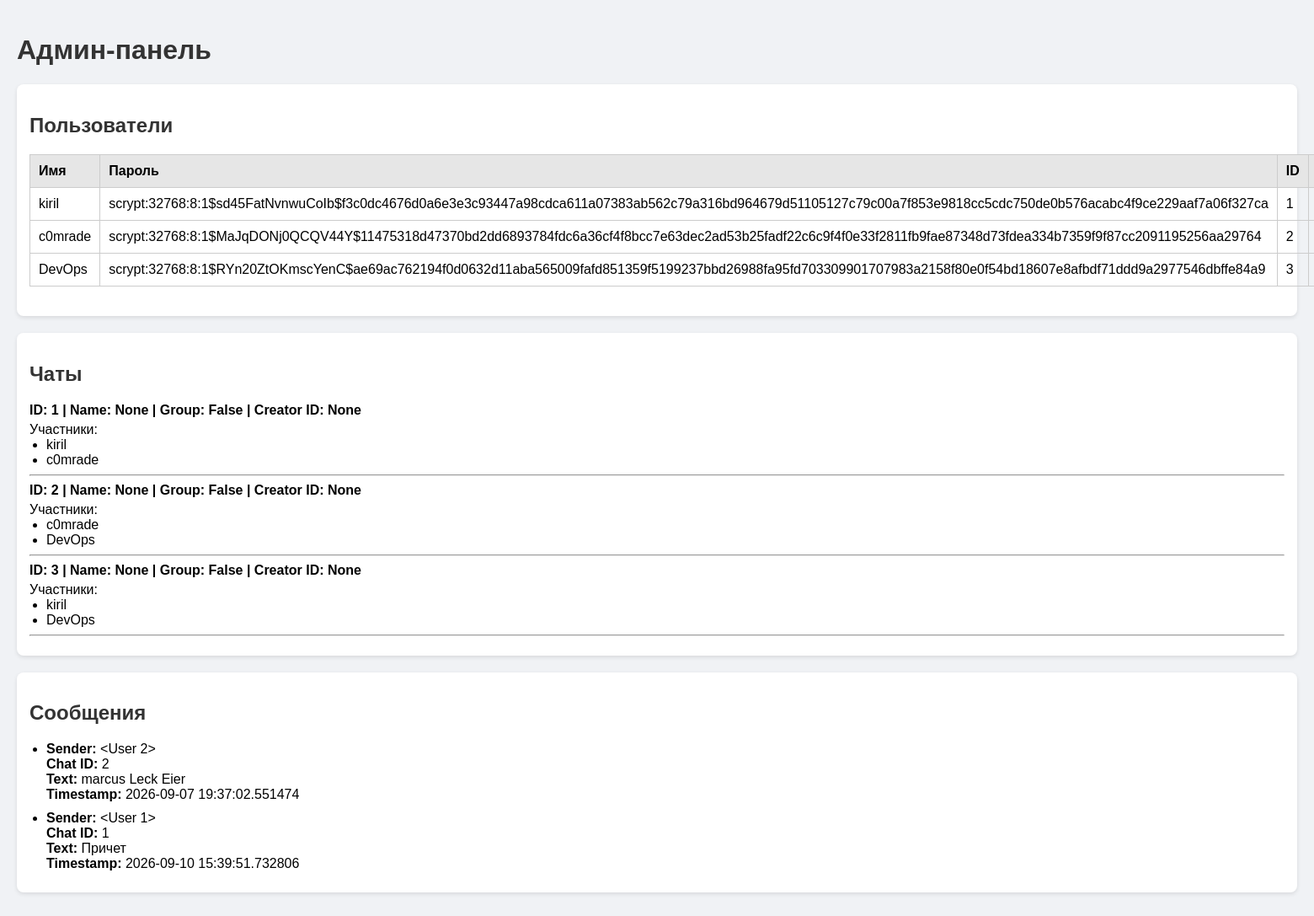
The page /admin on the database its author committed.
### backend/stuff/db.py (models this page shows, shortened)
class User(db.Model):
    __tablename__ = 'users'
    _id = db.Column(db.Integer, primary_key=True)
    name = db.Column(db.String(100), nullable=False, unique=True)  # можно 150, если нужно
    password = db.Column(db.String(512), nullable=False)
    messages = db.relationship('Message', back_populates='sender', lazy=True)
    isActive = db.Column(db.Boolean, default=False)

class Message(db.Model):
    __tablename__ = 'messages'
    _id = db.Column(db.Integer, primary_key=True)
    chat_id = db.Column(db.Integer, db.ForeignKey('chats._id'), nullable=False)
    sender_id = db.Column(db.Integer, db.ForeignKey('users._id'), nullable=False)
    text = db.Column(db.Text, nullable=False)  # Text вместо String
    timestamp = db.Column(db.DateTime, default=datetime.utcnow)
    sender = db.relationship('User', back_populates='messages')

### backend/stuff/routes.py (the view)
    @app.route('/admin')
    def admin():
        users_list = User.query.all()
        message_list = Message.query.all()
        chats_raw = Chat.query.all()
        chats = []
        for chat in chats_raw:
            participant_names = []
            for p in chat.participants:
                if p.user:
                    participant_names.append(p.user.name)
                else:
                    print(f"Warning: ChatParticipant {p._id} has no valid user")
            chats.append({
                "id": chat._id,
                "name": chat.name,
                "is_group": chat.is_group,
                "creator_id": chat.creator_id,
                "participants": participant_names
            })
        return render_template("Users.html", users=users_list, chats=chats, messages=message_list)

### backend/stuff/templates/Users.html (shortened to what this page needs)
<!DOCTYPE html>
<html lang="ru">
<head>
</head>
<body>
    <h1>Админ-панель</h1>
    <div class="card">
        <h2>Пользователи</h2>
        <table>
            <thead>
                <tr>
                    <th>Имя</th>
                    <th>Пароль</th>
                    <th>ID</th>
                    <th>Online</th>
                </tr>
            </thead>
            <tbody>
                {% for user in users %}
                <tr>
                    <td>{{ user.name }}</td>
                    <td>{{ user.password }}</td>
                    <td>{{ user._id }}</td>
                    <td>{{ user.isActive }}</td>
                </tr>
                {% else %}
                <tr>
                    <td colspan="2">Пользователи не найдены</td>
                </tr>
                {% endfor %}
            </tbody>
        </table>
    </div>
    <div class="card">
        <h2>Чаты</h2>
        {% for chat in chats %}
        <div class="chat-header">ID: {{ chat.id }} | Name: {{ chat.name }} | Group: {{ chat.is_group }} | Creator ID: {{ chat.creator_id }}</div>
        <span>Участники:</span>
        <ul>
            {% for name in chat.participants %}
                <li>{{ name }}</li>
            {% endfor %}
        </ul>
        <hr>
        {% endfor %}
    </div>
    <div class="card">
        <h2>Сообщения</h2>
        <ul class="message-list">
            {% for msg in messages %}
            <li>
                <strong>Sender:</strong> {{ msg.sender }}<br>
                <strong>Chat ID:</strong> {{ msg.chat_id }}<br>
                <strong>Text:</strong> {{ msg.text }}<br>
                <strong>Timestamp:</strong> {{ msg.timestamp }}<br>
            </li>
            {% else %}
            <li>Сообщений нет</li>
            {% endfor %}
        </ul>
    </div>
</body>
</html>

### backend/stuff/templates/Users.html (style rules this page uses)
body { font-family: Arial, sans-serif; background-color: #f0f2f5; margin: 0; padding: 20px; }
h1, h2, h3 { color: #333; }
table { width: 100%; border-collapse: collapse; margin-bottom: 20px; }
table, th, td { border: 1px solid #ccc; }
th, td { padding: 10px; text-align: left; }
th { background-color: #e6e6e6; }
.card { background-color: white; border-radius: 8px; padding: 15px; margin-bottom: 20px; box-shadow: 0 2px 5px rgba(0,0,0,0.1); }
ul { margin: 0; padding-left: 20px; }
.chat-header { font-weight: bold; margin-bottom: 5px; }
.message-list li { margin-bottom: 10px; }

### rows shown on the page
User: name "kiril", password "scrypt:32768:8:1$sd45FatNvnwuCoIb$f3c0dc4676d0a6e3e3c93447a98cdca611a07383ab562c79a316bd964679d51105127c79c00a7f853e9818cc5cdc750de0b576acabc4f9ce229aaf7a06f327ca", _id "1"
User: name "c0mrade", password "scrypt:32768:8:1$MaJqDONj0QCQV44Y$11475318d47370bd2dd6893784fdc6a36cf4f8bcc7e63dec2ad53b25fadf22c6c9f4f0e33f2811fb9fae87348d73fdea334b7359f9f87cc2091195256aa29764", _id "2"
User: name "DevOps", password "scrypt:32768:8:1$RYn20ZtOKmscYenC$ae69ac762194f0d0632d11aba565009fafd851359f5199237bbd26988fa95fd703309901707983a2158f80e0f54bd18607e8afbdf71ddd9a2977546dbffe84a9", _id "3"
Message: sender "<User 2>", chat_id "2", text "marcus Leck Eier", timestamp "2026-09-07 19:37:02.551474"
Message: sender "<User 1>", chat_id "1", text "Причет", timestamp "2026-09-10 15:39:51.732806"

### other values the page prints
{{ chat.id }} "1" "2" "3"
{{ chat.name }} "None" "None" "None"
{{ chat.is_group }} "False" "False" "False"
{{ chat.creator_id }} "None" "None" "None"
